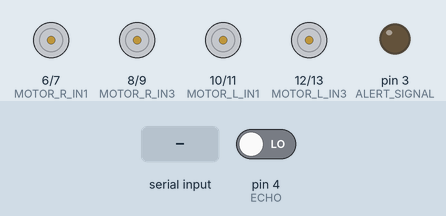
Simulated run of this sketch. Board: Arduino Uno, built with avr-gcc and run on an emulated ATmega328P. Parts: motor-driver pin pairs drawn as motors (green arrow = first pin HIGH = forward, orange = second pin HIGH = backward, longer = more drive), output pins drawn as LEDs (lit = HIGH). Dashed ring = blinking. The test bench sets the inputs (shaded band); at power-on: pin 4 (ECHO) LOW. Pins used as bus, display or sensor lines are not drawn.

Above: at 1.2 s.
1.3 s: byte 2 (2) received over Serial
At 3.2 s:
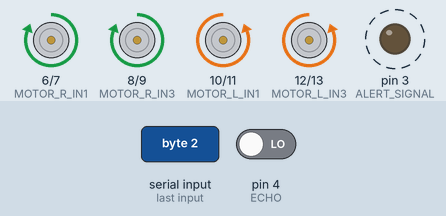
4.3 s: byte 1 (1) received over Serial
At 5.0 s:
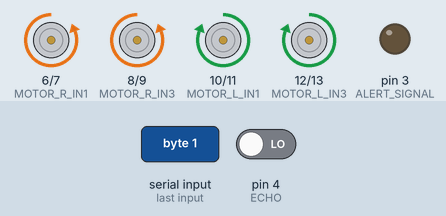
6.0 s: byte 3 (3) received over Serial
At 6.6 s:
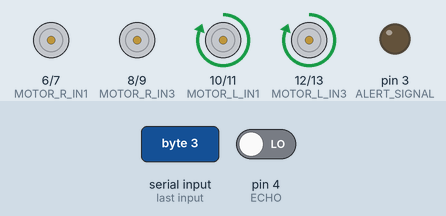
7.5 s: byte 4 (4) received over Serial
At 8.9 s:
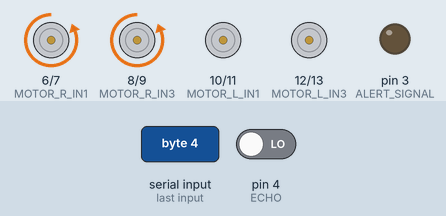
Timing chart, 0 to 10.0 s (numbered marks = the images above; inputs shaded):
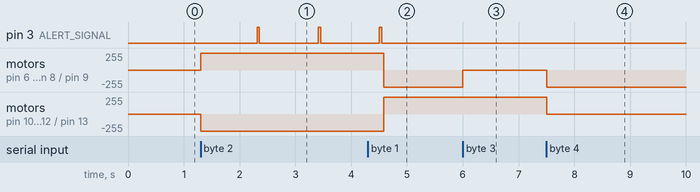

Measured:
- after the input at 1.3 s, pin 3 (ALERT_SIGNAL): alternates HIGH for 0.04 s and LOW for 1.1 s, starting after 1.0 s; motor on pin 6 (MOTOR_R_IN1) / pin 7 (MOTOR_R_IN2): stopped → forward 255/255 at once
- after the input at 4.3 s, pin 3 (ALERT_SIGNAL): goes on until 4.5 s, then stays LOW; motor on pin 6 (MOTOR_R_IN1) / pin 7 (MOTOR_R_IN2): forward 255/255 → backward 255/255 after 0.29 s
- after the input at 6.0 s, motor on pin 6 (MOTOR_R_IN1) / pin 7 (MOTOR_R_IN2), motor on pin 8 (MOTOR_R_IN3) / pin 9 (MOTOR_R_IN4): backward 255/255 → stopped at once
- after the input at 7.5 s, motor on pin 6 (MOTOR_R_IN1) / pin 7 (MOTOR_R_IN2), motor on pin 8 (MOTOR_R_IN3) / pin 9 (MOTOR_R_IN4): stopped → backward 255/255 at once; motor on pin 10 (MOTOR_L_IN1) / pin 11 (MOTOR_L_IN2), motor on pin 12 (MOTOR_L_IN3) / pin 13 (MOTOR_L_IN4): forward 255/255 → stopped at once

The sketch:

car_robot.ino
```cpp
boolean alertSignal = false;
boolean wheelsRotating = false;

//Motor variables
const byte MOTOR_L_IN4 = 13;
const byte MOTOR_L_IN3 = 12;
const byte MOTOR_L_IN2 = 11;
const byte MOTOR_L_IN1 = 10;

const byte MOTOR_R_IN4 = 9;
const byte MOTOR_R_IN3 = 8;
const byte MOTOR_R_IN2 = 7;
const byte MOTOR_R_IN1 = 6;
//Bluetooth variables
byte receivedCommand = 0;

//HC-SR04 (Sensor) variables
const byte TRIG = 5;
const byte ECHO = 4;
unsigned long distanceDuration = 0;
byte centimeter = 0;

//Alert signal variables
const byte ALERT_SIGNAL = 3;
void setup() {
  //Set motor states
  pinMode(MOTOR_L_IN4, OUTPUT);
  pinMode(MOTOR_L_IN3, OUTPUT);
  pinMode(MOTOR_L_IN2, OUTPUT);
  pinMode(MOTOR_L_IN1, OUTPUT);

  pinMode(MOTOR_R_IN4, OUTPUT);
  pinMode(MOTOR_R_IN3, OUTPUT);
  pinMode(MOTOR_R_IN2, OUTPUT);
  pinMode(MOTOR_R_IN1, OUTPUT);

  //HC-SR04 state
  pinMode(TRIG, OUTPUT);
  pinMode(ECHO, INPUT);

  //Alert signal
  pinMode(ALERT_SIGNAL, OUTPUT);
  Serial.begin(9600);
}

void loop() {
//  //Check if there is connection with bluetooth
  if(Serial.available() > 0) {
    receivedCommand = Serial.read();
  }

  if(receivedCommand != 0) {
      if(receivedCommand == 1) {
        //Move forward
        if(alertSignal) {
          turnOffAlertSignal();
          alertSignal = false;
        }
        moveForward();
      } else if(receivedCommand == 2) {
        //Move backward
        moveBackward();

        //Enable when user moves back
        detectionSensor();
        alertSignal = true;
      } else if(receivedCommand == 3) {
        //Move right
        if(alertSignal) {
          turnOffAlertSignal();
          alertSignal = false;
        }
        moveRight();
      } else if(receivedCommand == 4) {
        //Move left
        if(alertSignal) {
          turnOffAlertSignal();
          alertSignal = false;
        }
        moveLeft();
      }
  }
}

void moveForward() {
  digitalWrite(MOTOR_L_IN1, HIGH);
  digitalWrite(MOTOR_L_IN2, LOW);
  digitalWrite(MOTOR_L_IN3, HIGH);
  digitalWrite(MOTOR_L_IN4, LOW);

  digitalWrite(MOTOR_R_IN1, LOW);
  digitalWrite(MOTOR_R_IN2, HIGH);
  digitalWrite(MOTOR_R_IN3, LOW);
  digitalWrite(MOTOR_R_IN4, HIGH);
}

void moveBackward() {
  digitalWrite(MOTOR_L_IN1, LOW);
  digitalWrite(MOTOR_L_IN2, HIGH);
  digitalWrite(MOTOR_L_IN3, LOW);
  digitalWrite(MOTOR_L_IN4, HIGH);

  digitalWrite(MOTOR_R_IN1, HIGH);
  digitalWrite(MOTOR_R_IN2, LOW);
  digitalWrite(MOTOR_R_IN3, HIGH);
  digitalWrite(MOTOR_R_IN4, LOW);
}

void moveLeft() {
  digitalWrite(MOTOR_L_IN1, LOW);
  digitalWrite(MOTOR_L_IN2, LOW);
  digitalWrite(MOTOR_L_IN3, LOW);
  digitalWrite(MOTOR_L_IN4, LOW);

  digitalWrite(MOTOR_R_IN1, LOW);
  digitalWrite(MOTOR_R_IN2, HIGH);
  digitalWrite(MOTOR_R_IN3, LOW);
  digitalWrite(MOTOR_R_IN4, HIGH);
}

void moveRight() {
  digitalWrite(MOTOR_R_IN1, LOW);
  digitalWrite(MOTOR_R_IN2, LOW);
  digitalWrite(MOTOR_R_IN3, LOW);
  digitalWrite(MOTOR_R_IN4, LOW);

  digitalWrite(MOTOR_L_IN1, HIGH);
  digitalWrite(MOTOR_L_IN2, LOW);
  digitalWrite(MOTOR_L_IN3, HIGH);
  digitalWrite(MOTOR_L_IN4, LOW);
}

void stopMotors() {
  digitalWrite(MOTOR_L_IN1, LOW);
  digitalWrite(MOTOR_L_IN2, LOW);
  digitalWrite(MOTOR_L_IN3, LOW);
  digitalWrite(MOTOR_L_IN4, LOW);

  digitalWrite(MOTOR_R_IN1, LOW);
  digitalWrite(MOTOR_R_IN2, LOW);
  digitalWrite(MOTOR_R_IN3, LOW);
  digitalWrite(MOTOR_R_IN4, LOW);
}

void detectionSensor() {
  digitalWrite(TRIG, LOW);
  delay(5);
  digitalWrite(TRIG, HIGH);
  delay(10);
  digitalWrite(TRIG, LOW);

  pinMode(ECHO, INPUT);
  distanceDuration = pulseIn(ECHO, HIGH);
  centimeter = ( distanceDuration / 2 ) / 29.1;

  //Make alert
  if(centimeter < 20) {
     digitalWrite(ALERT_SIGNAL, HIGH);
     delay(40);
     digitalWrite(ALERT_SIGNAL, LOW);
     delay(40);
  } else {
     digitalWrite(ALERT_SIGNAL, HIGH);
  }
}

void turnOffAlertSignal() {
  digitalWrite(ALERT_SIGNAL, LOW);
}
```
